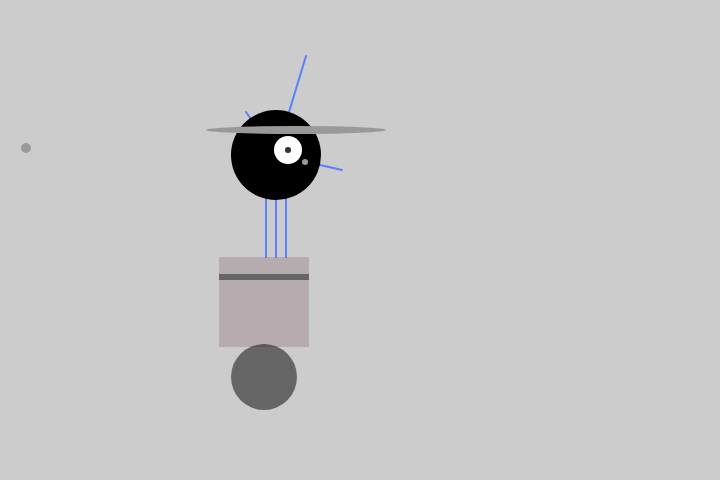
Frame 1 (no input)
Frame 60 (no input): identical to frame 1, image omitted
Frame 120 (the mouse pressed at the canvas centre since frame 60): identical to frame 1, image omitted

The p5.js sketch that drew this single still picture (run headless with seeded random() and noise() and a simulated clock; from frame 60 on, the mouse is pressed at the canvas centre):

// p5.js sketch
// ── sketch.js
function setup() {
  createCanvas(720, 480);  //do not touch!
  strokeWeight(2);
  ellipseMode(RADIUS);
}
function draw() {
  background(204);
  // Neck
  stroke(91, 127, 255); // Set stroke to blue
  line(266, 257, 266, 162); // Left
  line(276, 257, 276, 162); // Middle
  line(286, 257, 286, 162); // Right
  // Antennae
  line(276, 155, 246, 112); // Small
  line(276, 155, 306, 56); // Tall
  line(276, 155, 342, 170); // Medium
  // Body
  noStroke(); // Disable stroke
  fill(102); // Set fill to gray
  ellipse(264, 377, 33, 33); // Antigravity orb
  fill(65, 5, 30, 40); // Set fill to black
  rect(219, 257, 90, 90); // Main body
  fill(102); // Set fill to gray
  rect(219, 274, 90, 6); // Gray stripe
  fill(0); // Set fill to black
  ellipse(276, 155, 45, 45); // Head
  fill(255); // Set fill to white
  ellipse(288, 150, 14, 14); // Large eye
  fill(50); // Set fill to black
  ellipse(288, 150, 3, 3); // Pupil
  fill(153); // Set fill to light gray
  ellipse(26, 148, 5, 5); // Small eye 1
  ellipse(296, 130, 90, 4); // Small eye 2
  ellipse(305, 162, 3, 3); // Small eye 3
}

// ── style.css
{
  margin: 0;
  padding: 0;
}
body
{
  display: flex;
  justify-content: center;
  align-items: center;
  min-height: 100vh;
  background: radial-gradient(#B7FF6B,#B6D930);

}

.logo2{
  justify-content: flex-start;
  align-items: center;
}
